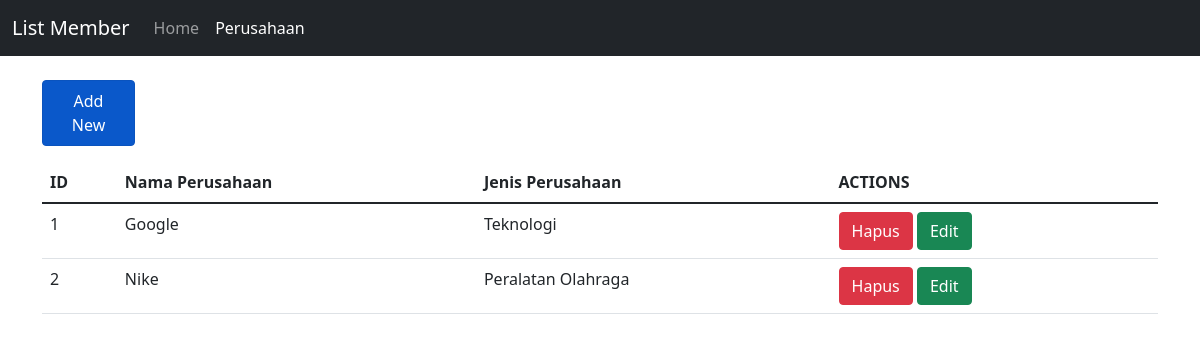
Page /perusahaan.php on the committed database.
### tables this page shows
CREATE TABLE `perusahaan` (
  `id_perusahaan` int(20) NOT NULL,
  `nama_perusahaan` varchar(255) NOT NULL,
  `jenis_perusahaan` varchar(50) NOT NULL
);

### controllers/Perusahaan.controller.php (called while the page is built, shortened)
<?php
include_once("views/Perusahaan.view.php");
class PerusahaanController
{
    private $perusahaan;
    function __construct()
    {
        $this->perusahaan = new Perusahaan(Conf::$db_host, Conf::$db_user, Conf::$db_pass, Conf::$db_name);
    }
    public function index()
    {
        $this->perusahaan->open();
        $this->perusahaan->getPerusahaan();
        $data = array();
        while ($row = $this->perusahaan->getResult()) {
            array_push($data, $row);
        }
        $view = new PerusahaanView();
        $view->render($data);
    }
}

### views/Perusahaan.view.php (the view, shortened to what this page needs)
<?php
class PerusahaanView
{
    public function render($data)
    {
        $no = 1;
        $dataPerusahaan = null;
        foreach ($data as $val) {
            list($id_perusahaan, $nama_perusahaan, $jenis_perusahaan) = $val;
            $dataPerusahaan .= "<tr>
                <td>" . $no++ . "</td>
                <td>" . $nama_perusahaan . "</td>
                <td>" . $jenis_perusahaan . "</td>
                <td>
                <a href='perusahaan.php?id_hapus=" . $id_perusahaan . "' class='btn btn-danger''>Hapus</a>
                <a href='./templates/editPerusahaan.php?id_perusahaan=" . $id_perusahaan . "&nama_perusahaan=" . $nama_perusahaan . "&jenis_perusahaan=" . $jenis_perusahaan . "' class='btn btn-success''>Edit</a>
                </td>
                </tr>";
        }
    }
}

### rows in the picture
perusahaan: nama_perusahaan "Google", jenis_perusahaan "Teknologi"
perusahaan: nama_perusahaan "Nike", jenis_perusahaan "Peralatan Olahraga"

### other values in the picture
$this->content "List Member Home Perusahaan Add New ID Nama Perusahaan Jenis Perusahaan ACTIONS"
